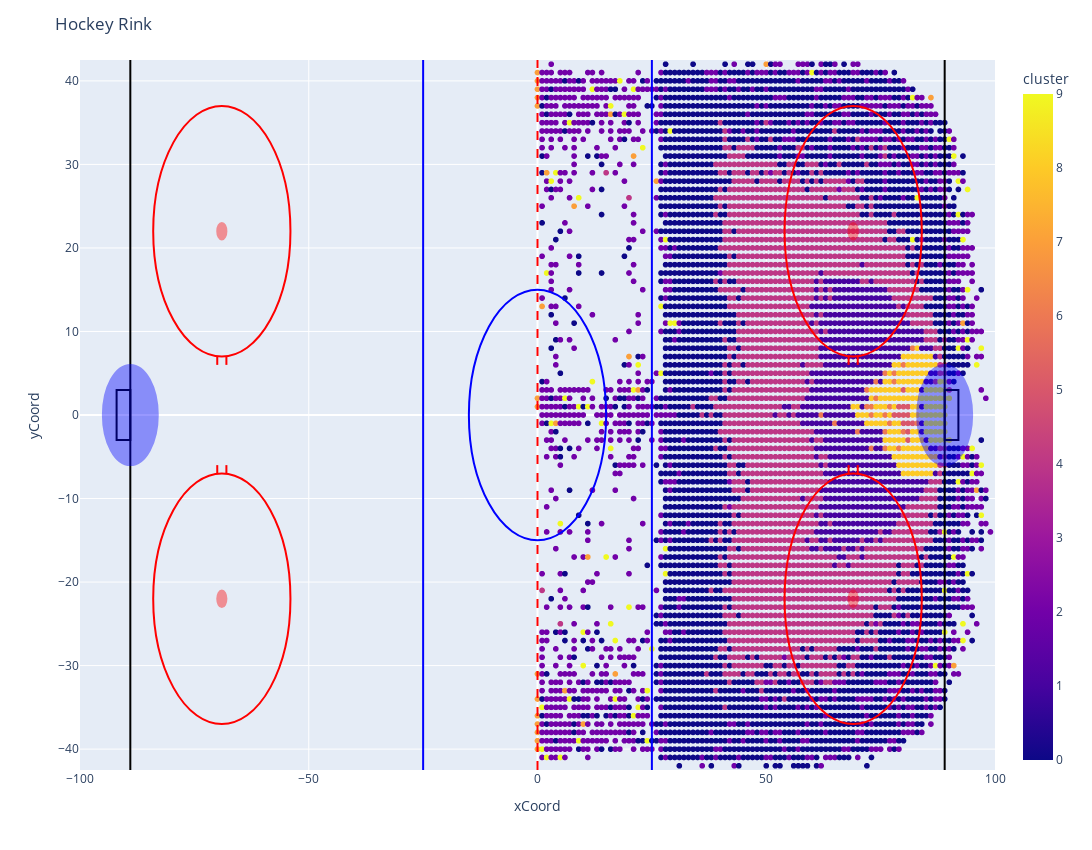

The notebook cell this image was saved under:
### Code cell
rink = Rink(filtered_abs_shot_attempts, 'cluster')
rink.plot()

### Figure 1 — Plotly figure (JSON) as saved in the notebook; plotly's stock layout.template omitted (floating-point values rounded to 4 significant figures; data arrays with more than 128 entries replaced by an {"elided": "..."} marker saying what was removed)
{"data": [{"hovertemplate": "xCoord=%{x}<br>yCoord=%{y}<br>cluster=%{marker.color}<extra></extra>", "legendgroup": "", "marker": {"color": {"elided": "6197 int values"}, "coloraxis": "coloraxis", "symbol": "circle"}, "mode": "markers", "name": "", "showlegend": false, "type": "scattergl", "x": {"elided": "6197 int values"}, "xaxis": "x", "y": {"elided": "6197 int values"}, "yaxis": "y"}], "layout": {"coloraxis": {"colorbar": {"title": {"text": "cluster"}}, "colorscale": [[0, "#0d0887"], [0.1111, "#46039f"], [0.2222, "#7201a8"], [0.3333, "#9c179e"], [0.4444, "#bd3786"], [0.5556, "#d8576b"], [0.6667, "#ed7953"], [0.7778, "#fb9f3a"], [0.8889, "#fdca26"], [1, "#f0f921"]]}, "height": 850, "legend": {"tracegroupgap": 0}, "margin": {"t": 60}, "shapes": [{"line": {"color": "blue", "width": 2}, "type": "line", "x0": 25, "x1": 25, "y0": -42.5, "y1": 42.5}, {"line": {"color": "blue", "width": 2}, "type": "line", "x0": -25, "x1": -25, "y0": -42.5, "y1": 42.5}, {"line": {"color": "red", "dash": "dash", "width": 2}, "type": "line", "x0": 0, "x1": 0, "y0": -42.5, "y1": 42.5}, {"line": {"color": "blue", "width": 2}, "type": "circle", "x0": -15, "x1": 15, "y0": -15, "y1": 15}, {"line": {"color": "black", "width": 2}, "type": "line", "x0": 89, "x1": 89, "y0": -42.5, "y1": 42.5}, {"line": {"color": "black", "width": 2}, "type": "line", "x0": -89, "x1": -89, "y0": -42.5, "y1": 42.5}, {"line": {"color": "black", "width": 2}, "type": "rect", "x0": -92, "x1": -89, "y0": 3, "y1": -3}, {"line": {"color": "black", "width": 2}, "type": "rect", "x0": 89, "x1": 92, "y0": 3, "y1": -3}, {"fillcolor": "blue", "line": {"color": "blue", "width": 2}, "opacity": 0.4, "type": "circle", "x0": 83, "x1": 95, "y0": -6, "y1": 6}, {"fillcolor": "blue", "line": {"color": "blue", "width": 2}, "opacity": 0.4, "type": "circle", "x0": -95, "x1": -83, "y0": -6, "y1": 6}, {"fillcolor": "red", "line": {"color": "red", "width": 2}, "opacity": 0.4, "type": "circle", "x0": 68, "x1": 70, "y0": 21, "y1": 23}, {"line": {"color": "red", "width": 2}, "type": "circle", "x0": 54, "x1": 84, "y0": 7, "y1": 37}, {"line": {"color": "red", "width": 2}, "type": "line", "x0": 70, "x1": 70, "y0": 7, "y1": 6}, {"line": {"color": "red", "width": 2}, "type": "line", "x0": 68, "x1": 68, "y0": 7, "y1": 6}, {"fillcolor": "red", "line": {"color": "red", "width": 2}, "opacity": 0.4, "type": "circle", "x0": -70, "x1": -68, "y0": 21, "y1": 23}, {"line": {"color": "red", "width": 2}, "type": "circle", "x0": -84, "x1": -54, "y0": 7, "y1": 37}, {"line": {"color": "red", "width": 2}, "type": "line", "x0": -68, "x1": -68, "y0": 7, "y1": 6}, {"line": {"color": "red", "width": 2}, "type": "line", "x0": -70, "x1": -70, "y0": 7, "y1": 6}, {"fillcolor": "red", "line": {"color": "red", "width": 2}, "opacity": 0.4, "type": "circle", "x0": 68, "x1": 70, "y0": -23, "y1": -21}, {"line": {"color": "red", "width": 2}, "type": "circle", "x0": 54, "x1": 84, "y0": -37, "y1": -7}, {"line": {"color": "red", "width": 2}, "type": "line", "x0": 70, "x1": 70, "y0": -7, "y1": -6}, {"line": {"color": "red", "width": 2}, "type": "line", "x0": 68, "x1": 68, "y0": -7, "y1": -6}, {"fillcolor": "red", "line": {"color": "red", "width": 2}, "opacity": 0.4, "type": "circle", "x0": -70, "x1": -68, "y0": -23, "y1": -21}, {"line": {"color": "red", "width": 2}, "type": "circle", "x0": -84, "x1": -54, "y0": -37, "y1": -7}, {"line": {"color": "red", "width": 2}, "type": "line", "x0": -68, "x1": -68, "y0": -7, "y1": -6}, {"line": {"color": "red", "width": 2}, "type": "line", "x0": -70, "x1": -70, "y0": -7, "y1": -6}], "title": {"text": "Hockey Rink"}, "width": 2000, "xaxis": {"anchor": "y", "domain": [0, 1], "range": [-100, 100], "title": {"text": "xCoord"}}, "yaxis": {"anchor": "x", "domain": [0, 1], "range": [-42.5, 42.5], "title": {"text": "yCoord"}}}}
